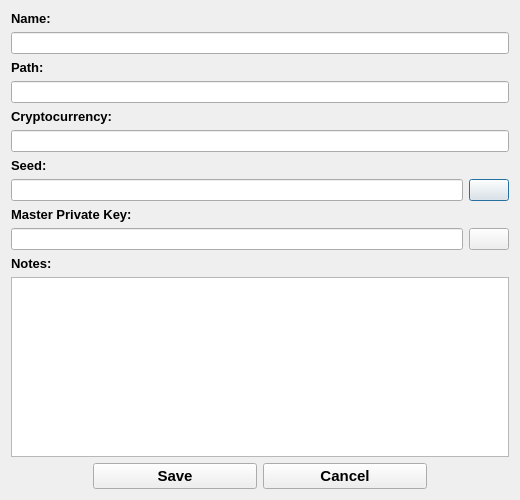
<?xml version="1.0" encoding="UTF-8"?>
<ui version="4.0">
 <class>CryptocurrencyEntryEditor</class>
 <widget class="QDialog" name="CryptocurrencyEntryEditor">
  <property name="geometry">
   <rect>
    <x>0</x>
    <y>0</y>
    <width>520</width>
    <height>500</height>
   </rect>
  </property>
  <property name="minimumSize">
   <size>
    <width>520</width>
    <height>500</height>
   </size>
  </property>
  <property name="maximumSize">
   <size>
    <width>520</width>
    <height>500</height>
   </size>
  </property>
  <property name="windowTitle">
   <string>Cryptocurrency Entry</string>
  </property>
  <layout class="QVBoxLayout" name="verticalLayout">
   <item>
    <widget class="QLabel" name="NameLabel">
     <property name="font">
      <font>
       <pointsize>10</pointsize>
       <bold>true</bold>
      </font>
     </property>
     <property name="text">
      <string>Name:</string>
     </property>
    </widget>
   </item>
   <item>
    <widget class="QLineEdit" name="NameLineEdit">
     <property name="font">
      <font>
       <bold>true</bold>
      </font>
     </property>
    </widget>
   </item>
   <item>
    <widget class="QLabel" name="PathLabel">
     <property name="font">
      <font>
       <pointsize>10</pointsize>
       <bold>true</bold>
      </font>
     </property>
     <property name="text">
      <string>Path:</string>
     </property>
    </widget>
   </item>
   <item>
    <widget class="QLineEdit" name="PathLineEdit">
     <property name="font">
      <font>
       <bold>true</bold>
      </font>
     </property>
    </widget>
   </item>
   <item>
    <widget class="QLabel" name="CryptocurrencyNameLabel">
     <property name="font">
      <font>
       <pointsize>10</pointsize>
       <bold>true</bold>
      </font>
     </property>
     <property name="text">
      <string>Cryptocurrency:</string>
     </property>
    </widget>
   </item>
   <item>
    <widget class="QLineEdit" name="CryptocurrencyNameLineEdit">
     <property name="font">
      <font>
       <bold>true</bold>
      </font>
     </property>
    </widget>
   </item>
   <item>
    <widget class="QLabel" name="SeedLabel">
     <property name="font">
      <font>
       <pointsize>10</pointsize>
       <bold>true</bold>
      </font>
     </property>
     <property name="text">
      <string>Seed:</string>
     </property>
    </widget>
   </item>
   <item>
    <layout class="QHBoxLayout" name="SeedHorizontalLayout" stretch="0,0">
     <item>
      <widget class="QLineEdit" name="SeedLineEdit">
       <property name="font">
        <font>
         <bold>true</bold>
        </font>
       </property>
       <property name="echoMode">
        <enum>QLineEdit::EchoMode::Password</enum>
       </property>
      </widget>
     </item>
     <item>
      <widget class="QPushButton" name="SeedShowPushButton">
       <property name="text">
        <string/>
       </property>
       <property name="checkable">
        <bool>true</bool>
       </property>
      </widget>
     </item>
    </layout>
   </item>
   <item>
    <widget class="QLabel" name="MasterKeyLabel">
     <property name="font">
      <font>
       <pointsize>10</pointsize>
       <bold>true</bold>
      </font>
     </property>
     <property name="text">
      <string>Master Private Key:</string>
     </property>
    </widget>
   </item>
   <item>
    <layout class="QHBoxLayout" name="MasterKeyHorizontalLayout" stretch="0,0">
     <item>
      <widget class="QLineEdit" name="MasterKeyLineEdit">
       <property name="font">
        <font>
         <bold>true</bold>
        </font>
       </property>
       <property name="echoMode">
        <enum>QLineEdit::EchoMode::Password</enum>
       </property>
      </widget>
     </item>
     <item>
      <widget class="QPushButton" name="MasterKeyShowPushButton">
       <property name="text">
        <string/>
       </property>
       <property name="checkable">
        <bool>true</bool>
       </property>
      </widget>
     </item>
    </layout>
   </item>
   <item>
    <widget class="QLabel" name="NotesLabel">
     <property name="font">
      <font>
       <pointsize>10</pointsize>
       <bold>true</bold>
      </font>
     </property>
     <property name="text">
      <string>Notes:</string>
     </property>
    </widget>
   </item>
   <item>
    <widget class="QPlainTextEdit" name="NotesPlainTextEdit">
     <property name="font">
      <font>
       <bold>true</bold>
      </font>
     </property>
    </widget>
   </item>
   <item>
    <layout class="QHBoxLayout" name="ButtonsHorizontalLayout" stretch="1,2,2,1">
     <item>
      <spacer name="HorizontalSpacer1">
       <property name="orientation">
        <enum>Qt::Orientation::Horizontal</enum>
       </property>
       <property name="sizeHint" stdset="0">
        <size>
         <width>40</width>
         <height>20</height>
        </size>
       </property>
      </spacer>
     </item>
     <item>
      <widget class="QPushButton" name="SavePushButton">
       <property name="font">
        <font>
         <pointsize>11</pointsize>
         <bold>true</bold>
        </font>
       </property>
       <property name="text">
        <string>Save</string>
       </property>
       <property name="icon">
        <iconset theme="QIcon::ThemeIcon::DocumentSave"/>
       </property>
      </widget>
     </item>
     <item>
      <widget class="QPushButton" name="CancelPushButton">
       <property name="font">
        <font>
         <pointsize>11</pointsize>
         <bold>true</bold>
        </font>
       </property>
       <property name="text">
        <string>Cancel</string>
       </property>
       <property name="icon">
        <iconset theme="QIcon::ThemeIcon::EditDelete"/>
       </property>
      </widget>
     </item>
     <item>
      <spacer name="HorizontalSpacer2">
       <property name="orientation">
        <enum>Qt::Orientation::Horizontal</enum>
       </property>
       <property name="sizeHint" stdset="0">
        <size>
         <width>40</width>
         <height>20</height>
        </size>
       </property>
      </spacer>
     </item>
    </layout>
   </item>
  </layout>
 </widget>
 <resources/>
 <connections/>
</ui>
